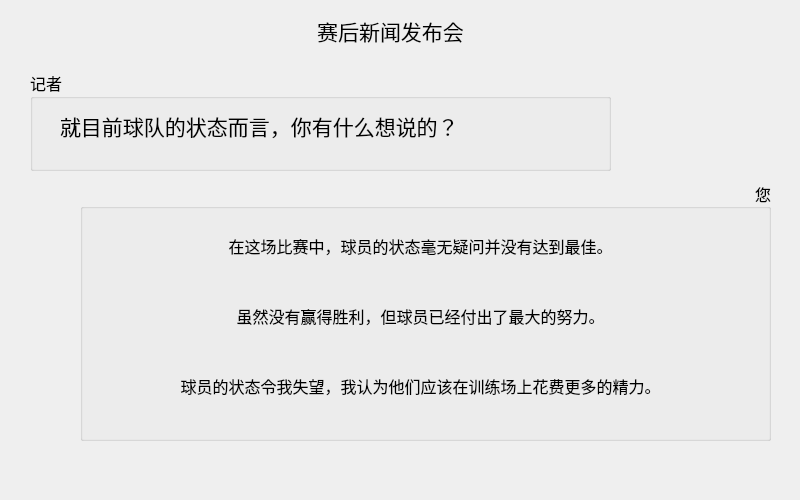
<?xml version="1.0" encoding="UTF-8"?>
<ui version="4.0">
 <class>afterGameDrawDialog_2</class>
 <widget class="QDialog" name="afterGameDrawDialog_2">
  <property name="geometry">
   <rect>
    <x>0</x>
    <y>0</y>
    <width>800</width>
    <height>500</height>
   </rect>
  </property>
  <property name="windowTitle">
   <string>Dialog</string>
  </property>
  <widget class="QLabel" name="label">
   <property name="geometry">
    <rect>
     <x>180</x>
     <y>10</y>
     <width>421</width>
     <height>41</height>
    </rect>
   </property>
   <property name="font">
    <font>
     <family>等线</family>
     <pointsize>16</pointsize>
    </font>
   </property>
   <property name="text">
    <string>赛后新闻发布会</string>
   </property>
   <property name="alignment">
    <set>Qt::AlignCenter</set>
   </property>
  </widget>
  <widget class="QGroupBox" name="groupBox">
   <property name="geometry">
    <rect>
     <x>30</x>
     <y>70</y>
     <width>581</width>
     <height>101</height>
    </rect>
   </property>
   <property name="font">
    <font>
     <family>等线</family>
     <pointsize>12</pointsize>
    </font>
   </property>
   <property name="title">
    <string>记者</string>
   </property>
   <widget class="QLabel" name="label_2">
    <property name="geometry">
     <rect>
      <x>30</x>
      <y>30</y>
      <width>541</width>
      <height>51</height>
     </rect>
    </property>
    <property name="font">
     <font>
      <family>楷体</family>
      <pointsize>16</pointsize>
     </font>
    </property>
    <property name="text">
     <string>就目前球队的状态而言，你有什么想说的？</string>
    </property>
   </widget>
  </widget>
  <widget class="QGroupBox" name="groupBox_2">
   <property name="geometry">
    <rect>
     <x>80</x>
     <y>180</y>
     <width>691</width>
     <height>261</height>
    </rect>
   </property>
   <property name="font">
    <font>
     <family>等线</family>
     <pointsize>12</pointsize>
    </font>
   </property>
   <property name="title">
    <string>您</string>
   </property>
   <property name="alignment">
    <set>Qt::AlignRight|Qt::AlignTrailing|Qt::AlignVCenter</set>
   </property>
   <widget class="QToolButton" name="toolButton">
    <property name="geometry">
     <rect>
      <x>20</x>
      <y>40</y>
      <width>641</width>
      <height>51</height>
     </rect>
    </property>
    <property name="font">
     <font>
      <family>楷体</family>
     </font>
    </property>
    <property name="text">
     <string>在这场比赛中，球员的状态毫无疑问并没有达到最佳。</string>
    </property>
    <property name="autoRaise">
     <bool>true</bool>
    </property>
   </widget>
   <widget class="QToolButton" name="toolButton_2">
    <property name="geometry">
     <rect>
      <x>20</x>
      <y>110</y>
      <width>641</width>
      <height>51</height>
     </rect>
    </property>
    <property name="font">
     <font>
      <family>楷体</family>
     </font>
    </property>
    <property name="text">
     <string>虽然没有赢得胜利，但球员已经付出了最大的努力。</string>
    </property>
    <property name="autoRaise">
     <bool>true</bool>
    </property>
   </widget>
   <widget class="QToolButton" name="toolButton_3">
    <property name="geometry">
     <rect>
      <x>20</x>
      <y>180</y>
      <width>641</width>
      <height>51</height>
     </rect>
    </property>
    <property name="font">
     <font>
      <family>楷体</family>
     </font>
    </property>
    <property name="text">
     <string>球员的状态令我失望，我认为他们应该在训练场上花费更多的精力。</string>
    </property>
    <property name="autoRaise">
     <bool>true</bool>
    </property>
   </widget>
  </widget>
 </widget>
 <resources/>
 <connections/>
</ui>
